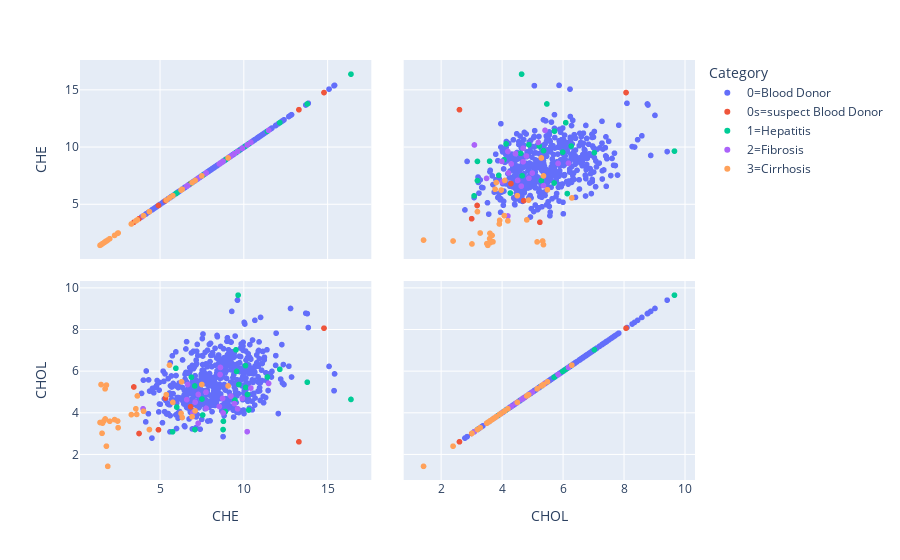

Notebook code for this chart:
### Markdown cell above
# => Run a correlation for target value

### Code cell
##Scatter matrix on CHE, CHOL only 
fig = px.scatter_matrix(data,      
    dimensions=['CHE', 'CHOL'],
    color='Category')
fig.show()

### Figure 1 — Plotly figure (JSON) as saved in the notebook; plotly's stock layout.template omitted (floating-point values rounded to 4 significant figures; data arrays with more than 128 entries replaced by an {"elided": "..."} marker saying what was removed)
{"data": [{"dimensions": [{"axis": {"matches": true}, "label": "CHE", "values": {"elided": "533 float values"}}, {"axis": {"matches": true}, "label": "CHOL", "values": {"elided": "533 float values"}}], "hovertemplate": "Category=0=Blood Donor<br>%{xaxis.title.text}=%{x}<br>%{yaxis.title.text}=%{y}<extra></extra>", "legendgroup": "0=Blood Donor", "marker": {"color": "#636efa", "symbol": "circle"}, "name": "0=Blood Donor", "showlegend": true, "type": "splom"}, {"dimensions": [{"axis": {"matches": true}, "label": "CHE", "values": [6.83, 3.44, 3.75, 14.8, 13.3, 4.91, 5.33]}, {"axis": {"matches": true}, "label": "CHOL", "values": [4.3, 5.25, 3.01, 8.08, 2.61, 3.19, 4.72]}], "hovertemplate": "Category=0s=suspect Blood Donor<br>%{xaxis.title.text}=%{x}<br>%{yaxis.title.text}=%{y}<extra></extra>", "legendgroup": "0s=suspect Blood Donor", "marker": {"color": "#EF553B", "symbol": "circle"}, "name": "0s=suspect Blood Donor", "showlegend": true, "type": "splom"}, {"dimensions": [{"axis": {"matches": true}, "label": "CHE", "values": [9.58, 7.55, 7.09, 6, 8.77, 8.79, 12.16, 10.11, 13.8, 9.71, 10.3, 11.42, 10.23, 9.67, 8.91, 16.41, 9.54, 10.12, 5.75, 5.95, 6.88, 7.08, 7.51, 9.48]}, {"axis": {"matches": true}, "label": "CHOL", "values": [6, 3.9, 3.2, 4.28, 3.2, 3.6, 6.1, 6.28, 5.48, 5.37, 4.14, 5.73, 4.89, 9.67, 4.07, 4.65, 7.04, 5.23, 3.09, 6.15, 5.72, 5.3, 4.67, 4.62]}], "hovertemplate": "Category=1=Hepatitis<br>%{xaxis.title.text}=%{x}<br>%{yaxis.title.text}=%{y}<extra></extra>", "legendgroup": "1=Hepatitis", "marker": {"color": "#00cc96", "symbol": "circle"}, "name": "1=Hepatitis", "showlegend": true, "type": "splom"}, {"dimensions": [{"axis": {"matches": true}, "label": "CHE", "values": [11.49, 9.64, 6.97, 7.76, 7.28, 10.43, 8.74, 8.77, 8.59, 6.6, 9.45, 7.1, 9.92, 9.24, 8.55, 8.61, 7.29, 10.21, 3.99, 7.75, 6.65]}, {"axis": {"matches": true}, "label": "CHOL", "values": [5.42, 4.2, 4.01, 4.22, 3.5, 5.2, 4.7, 4, 5.85, 4.64, 4.45, 4.52, 4.7, 4.81, 4.31, 6.19, 4.89, 3.1, 4.2, 5, 5.368]}], "hovertemplate": "Category=2=Fibrosis<br>%{xaxis.title.text}=%{x}<br>%{yaxis.title.text}=%{y}<extra></extra>", "legendgroup": "2=Fibrosis", "marker": {"color": "#ab63fa", "symbol": "circle"}, "name": "2=Fibrosis", "showlegend": true, "type": "splom"}, {"dimensions": [{"axis": {"matches": true}, "label": "CHE", "values": [4.37, 3.65, 1.8, 3.61, 1.73, 1.48, 7.1, 6.29, 2, 4.02, 1.42, 1.8, 1.88, 3.29, 2.29, 2.47, 1.57, 5.38, 7.5, 2.5, 1.72, 6.92, 6.33, 6.26, 5.77, 5.57, 1.54, 1.66, 3.56, 9.07]}, {"axis": {"matches": true}, "label": "CHOL", "values": [3.2, 4.82, 5.34, 3.93, 3.71, 5.368, 4.1, 5.5, 3.6, 4.08, 3.54, 2.4, 1.43, 3.92, 3.68, 3.61, 3.51, 4.88, 5.368, 3.29, 5.16, 3.82, 3.78, 3.98, 4.51, 6.3, 3.02, 3.63, 4.2, 5.3]}], "hovertemplate": "Category=3=Cirrhosis<br>%{xaxis.title.text}=%{x}<br>%{yaxis.title.text}=%{y}<extra></extra>", "legendgroup": "3=Cirrhosis", "marker": {"color": "#FFA15A", "symbol": "circle"}, "name": "3=Cirrhosis", "showlegend": true, "type": "splom"}], "layout": {"dragmode": "select", "legend": {"title": {"text": "Category"}, "tracegroupgap": 0}, "margin": {"t": 60}}}
